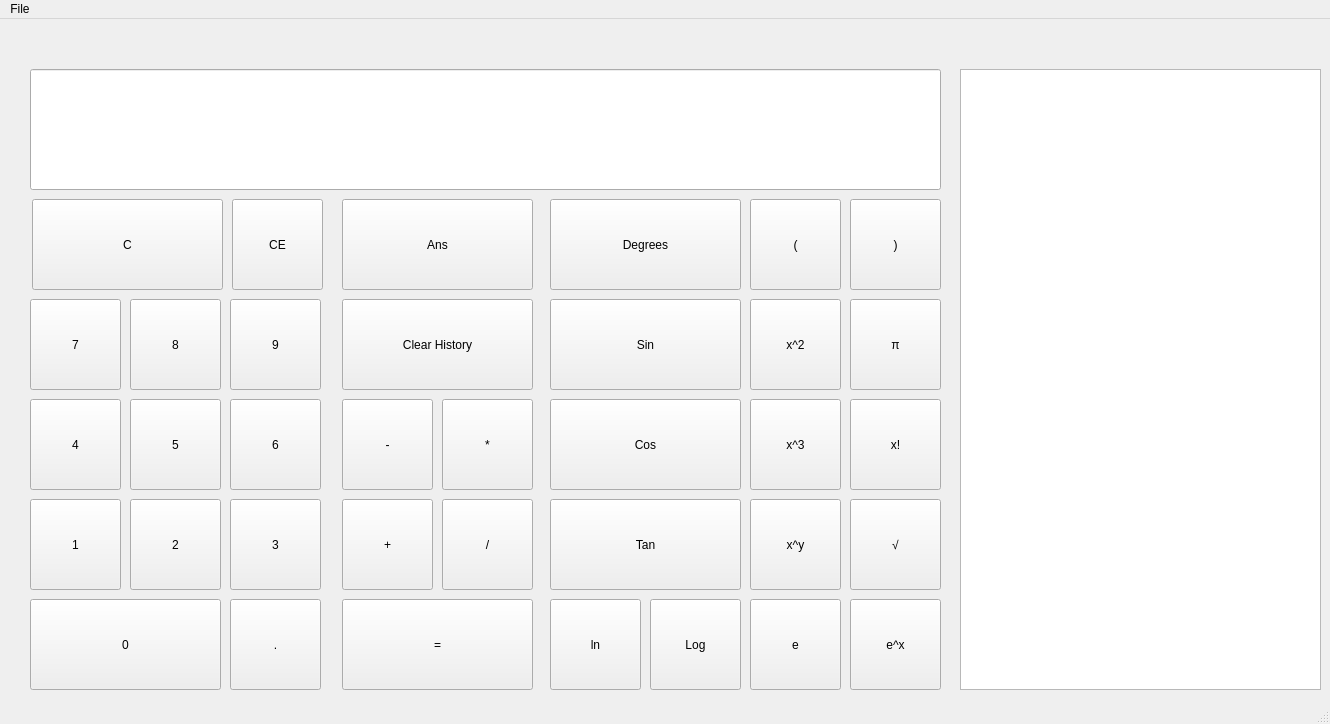
<?xml version="1.0" encoding="UTF-8"?>
<ui version="4.0">
 <class>MainWindow</class>
 <widget class="QMainWindow" name="MainWindow">
  <property name="geometry">
   <rect>
    <x>0</x>
    <y>0</y>
    <width>1330</width>
    <height>724</height>
   </rect>
  </property>
  <property name="windowTitle">
   <string>MainWindow</string>
  </property>
  <widget class="QWidget" name="centralwidget">
   <widget class="QPushButton" name="buttonSqrt">
    <property name="geometry">
     <rect>
      <x>850</x>
      <y>480</y>
      <width>91</width>
      <height>91</height>
     </rect>
    </property>
    <property name="text">
     <string>√</string>
    </property>
   </widget>
   <widget class="QPushButton" name="buttonPi">
    <property name="geometry">
     <rect>
      <x>850</x>
      <y>280</y>
      <width>91</width>
      <height>91</height>
     </rect>
    </property>
    <property name="text">
     <string>π</string>
    </property>
   </widget>
   <widget class="QPushButton" name="buttonSquared">
    <property name="geometry">
     <rect>
      <x>750</x>
      <y>280</y>
      <width>91</width>
      <height>91</height>
     </rect>
    </property>
    <property name="text">
     <string>x^2</string>
    </property>
   </widget>
   <widget class="QPushButton" name="buttonPower">
    <property name="geometry">
     <rect>
      <x>750</x>
      <y>480</y>
      <width>91</width>
      <height>91</height>
     </rect>
    </property>
    <property name="text">
     <string>x^y</string>
    </property>
   </widget>
   <widget class="QPushButton" name="buttonFactorial">
    <property name="geometry">
     <rect>
      <x>850</x>
      <y>380</y>
      <width>91</width>
      <height>91</height>
     </rect>
    </property>
    <property name="text">
     <string>x!</string>
    </property>
   </widget>
   <widget class="QPushButton" name="buttonCubed">
    <property name="geometry">
     <rect>
      <x>750</x>
      <y>380</y>
      <width>91</width>
      <height>91</height>
     </rect>
    </property>
    <property name="text">
     <string>x^3</string>
    </property>
   </widget>
   <widget class="QPushButton" name="pushButton_26">
    <property name="geometry">
     <rect>
      <x>750</x>
      <y>580</y>
      <width>91</width>
      <height>91</height>
     </rect>
    </property>
    <property name="text">
     <string>e</string>
    </property>
   </widget>
   <widget class="QLineEdit" name="lineEdit">
    <property name="geometry">
     <rect>
      <x>30</x>
      <y>50</y>
      <width>911</width>
      <height>121</height>
     </rect>
    </property>
    <property name="text">
     <string/>
    </property>
   </widget>
   <widget class="QPushButton" name="buttonSin">
    <property name="geometry">
     <rect>
      <x>550</x>
      <y>280</y>
      <width>191</width>
      <height>91</height>
     </rect>
    </property>
    <property name="text">
     <string>Sin</string>
    </property>
   </widget>
   <widget class="QPushButton" name="buttonCos">
    <property name="geometry">
     <rect>
      <x>550</x>
      <y>380</y>
      <width>191</width>
      <height>91</height>
     </rect>
    </property>
    <property name="text">
     <string>Cos</string>
    </property>
   </widget>
   <widget class="QPushButton" name="buttonTan">
    <property name="geometry">
     <rect>
      <x>550</x>
      <y>480</y>
      <width>191</width>
      <height>91</height>
     </rect>
    </property>
    <property name="text">
     <string>Tan</string>
    </property>
   </widget>
   <widget class="QPushButton" name="pushButton_29">
    <property name="geometry">
     <rect>
      <x>650</x>
      <y>580</y>
      <width>91</width>
      <height>91</height>
     </rect>
    </property>
    <property name="text">
     <string>Log</string>
    </property>
   </widget>
   <widget class="QPushButton" name="pushButton_30">
    <property name="geometry">
     <rect>
      <x>550</x>
      <y>580</y>
      <width>91</width>
      <height>91</height>
     </rect>
    </property>
    <property name="text">
     <string>ln</string>
    </property>
   </widget>
   <widget class="QPushButton" name="pushButton_31">
    <property name="geometry">
     <rect>
      <x>850</x>
      <y>580</y>
      <width>91</width>
      <height>91</height>
     </rect>
    </property>
    <property name="text">
     <string>e^x</string>
    </property>
   </widget>
   <widget class="QPushButton" name="buttonCloseBracket">
    <property name="geometry">
     <rect>
      <x>850</x>
      <y>180</y>
      <width>91</width>
      <height>91</height>
     </rect>
    </property>
    <property name="text">
     <string>)</string>
    </property>
   </widget>
   <widget class="QPushButton" name="buttonOpenBracket">
    <property name="geometry">
     <rect>
      <x>750</x>
      <y>180</y>
      <width>91</width>
      <height>91</height>
     </rect>
    </property>
    <property name="text">
     <string>(</string>
    </property>
   </widget>
   <widget class="QPushButton" name="buttonToggle">
    <property name="geometry">
     <rect>
      <x>550</x>
      <y>180</y>
      <width>191</width>
      <height>91</height>
     </rect>
    </property>
    <property name="text">
     <string>Degrees</string>
    </property>
   </widget>
   <widget class="QListWidget" name="historyList">
    <property name="geometry">
     <rect>
      <x>960</x>
      <y>50</y>
      <width>361</width>
      <height>621</height>
     </rect>
    </property>
   </widget>
   <widget class="QPushButton" name="button1">
    <property name="geometry">
     <rect>
      <x>30</x>
      <y>480</y>
      <width>91</width>
      <height>91</height>
     </rect>
    </property>
    <property name="text">
     <string>1</string>
    </property>
   </widget>
   <widget class="QPushButton" name="buttonEquals">
    <property name="geometry">
     <rect>
      <x>342</x>
      <y>580</y>
      <width>191</width>
      <height>91</height>
     </rect>
    </property>
    <property name="text">
     <string>=</string>
    </property>
   </widget>
   <widget class="QPushButton" name="button3">
    <property name="geometry">
     <rect>
      <x>230</x>
      <y>480</y>
      <width>91</width>
      <height>91</height>
     </rect>
    </property>
    <property name="text">
     <string>3</string>
    </property>
   </widget>
   <widget class="QPushButton" name="buttonMinus">
    <property name="geometry">
     <rect>
      <x>342</x>
      <y>380</y>
      <width>91</width>
      <height>91</height>
     </rect>
    </property>
    <property name="text">
     <string>-</string>
    </property>
   </widget>
   <widget class="QPushButton" name="button5">
    <property name="geometry">
     <rect>
      <x>130</x>
      <y>380</y>
      <width>91</width>
      <height>91</height>
     </rect>
    </property>
    <property name="text">
     <string>5</string>
    </property>
   </widget>
   <widget class="QPushButton" name="button6">
    <property name="geometry">
     <rect>
      <x>230</x>
      <y>380</y>
      <width>91</width>
      <height>91</height>
     </rect>
    </property>
    <property name="text">
     <string>6</string>
    </property>
   </widget>
   <widget class="QPushButton" name="buttonCE">
    <property name="geometry">
     <rect>
      <x>232</x>
      <y>180</y>
      <width>91</width>
      <height>91</height>
     </rect>
    </property>
    <property name="text">
     <string>CE</string>
    </property>
   </widget>
   <widget class="QPushButton" name="buttonAns">
    <property name="geometry">
     <rect>
      <x>342</x>
      <y>180</y>
      <width>191</width>
      <height>91</height>
     </rect>
    </property>
    <property name="text">
     <string>Ans</string>
    </property>
   </widget>
   <widget class="QPushButton" name="buttonTimes">
    <property name="geometry">
     <rect>
      <x>442</x>
      <y>380</y>
      <width>91</width>
      <height>91</height>
     </rect>
    </property>
    <property name="text">
     <string>*</string>
    </property>
   </widget>
   <widget class="QPushButton" name="buttonDot">
    <property name="geometry">
     <rect>
      <x>230</x>
      <y>580</y>
      <width>91</width>
      <height>91</height>
     </rect>
    </property>
    <property name="text">
     <string>.</string>
    </property>
   </widget>
   <widget class="QPushButton" name="button9">
    <property name="geometry">
     <rect>
      <x>230</x>
      <y>280</y>
      <width>91</width>
      <height>91</height>
     </rect>
    </property>
    <property name="text">
     <string>9</string>
    </property>
   </widget>
   <widget class="QPushButton" name="buttonClear">
    <property name="geometry">
     <rect>
      <x>32</x>
      <y>180</y>
      <width>191</width>
      <height>91</height>
     </rect>
    </property>
    <property name="text">
     <string>C</string>
    </property>
   </widget>
   <widget class="QPushButton" name="buttonAdd">
    <property name="geometry">
     <rect>
      <x>342</x>
      <y>480</y>
      <width>91</width>
      <height>91</height>
     </rect>
    </property>
    <property name="text">
     <string>+</string>
    </property>
   </widget>
   <widget class="QPushButton" name="button7">
    <property name="geometry">
     <rect>
      <x>30</x>
      <y>280</y>
      <width>91</width>
      <height>91</height>
     </rect>
    </property>
    <property name="text">
     <string>7</string>
    </property>
   </widget>
   <widget class="QPushButton" name="buttonClearHistory">
    <property name="geometry">
     <rect>
      <x>342</x>
      <y>280</y>
      <width>191</width>
      <height>91</height>
     </rect>
    </property>
    <property name="text">
     <string>Clear History</string>
    </property>
   </widget>
   <widget class="QPushButton" name="button0">
    <property name="geometry">
     <rect>
      <x>30</x>
      <y>580</y>
      <width>191</width>
      <height>91</height>
     </rect>
    </property>
    <property name="text">
     <string>0</string>
    </property>
   </widget>
   <widget class="QPushButton" name="buttonDiv">
    <property name="geometry">
     <rect>
      <x>442</x>
      <y>480</y>
      <width>91</width>
      <height>91</height>
     </rect>
    </property>
    <property name="text">
     <string>/</string>
    </property>
   </widget>
   <widget class="QPushButton" name="button2">
    <property name="geometry">
     <rect>
      <x>130</x>
      <y>480</y>
      <width>91</width>
      <height>91</height>
     </rect>
    </property>
    <property name="text">
     <string>2</string>
    </property>
   </widget>
   <widget class="QPushButton" name="button4">
    <property name="geometry">
     <rect>
      <x>30</x>
      <y>380</y>
      <width>91</width>
      <height>91</height>
     </rect>
    </property>
    <property name="text">
     <string>4</string>
    </property>
   </widget>
   <widget class="QPushButton" name="button8">
    <property name="geometry">
     <rect>
      <x>130</x>
      <y>280</y>
      <width>91</width>
      <height>91</height>
     </rect>
    </property>
    <property name="text">
     <string>8</string>
    </property>
   </widget>
  </widget>
  <widget class="QMenuBar" name="menubar">
   <property name="geometry">
    <rect>
     <x>0</x>
     <y>0</y>
     <width>1330</width>
     <height>22</height>
    </rect>
   </property>
   <widget class="QMenu" name="menuFile">
    <property name="title">
     <string>File</string>
    </property>
    <addaction name="actionQuit"/>
   </widget>
   <addaction name="menuFile"/>
  </widget>
  <widget class="QStatusBar" name="statusbar"/>
  <action name="actionQuit">
   <property name="text">
    <string>Quit</string>
   </property>
  </action>
 </widget>
 <resources/>
 <connections/>
</ui>
